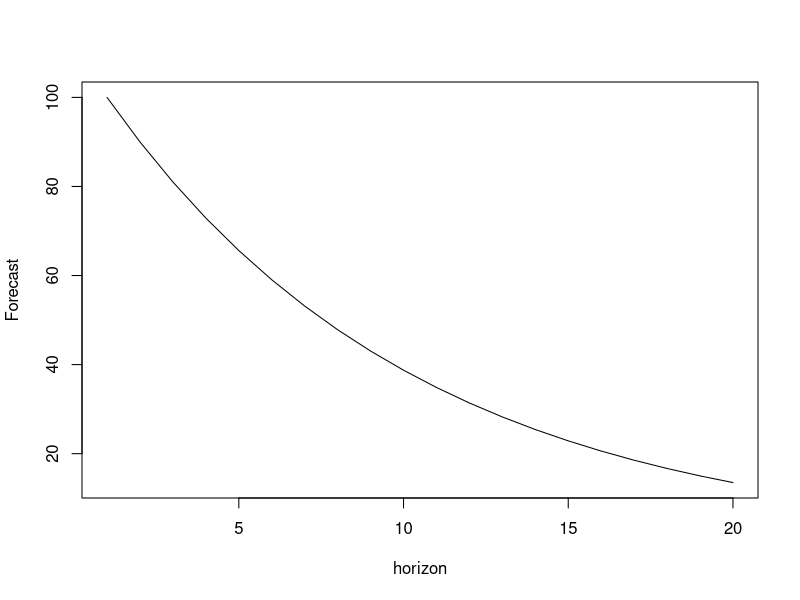
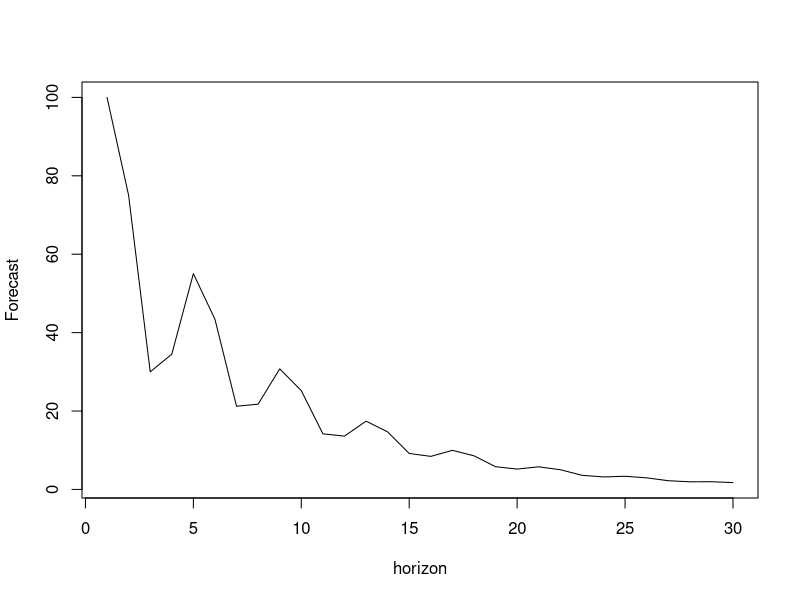
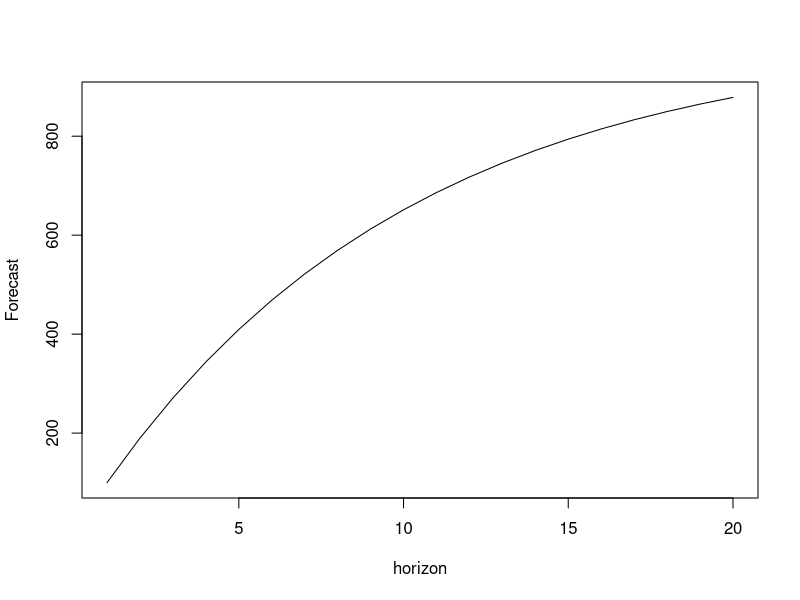
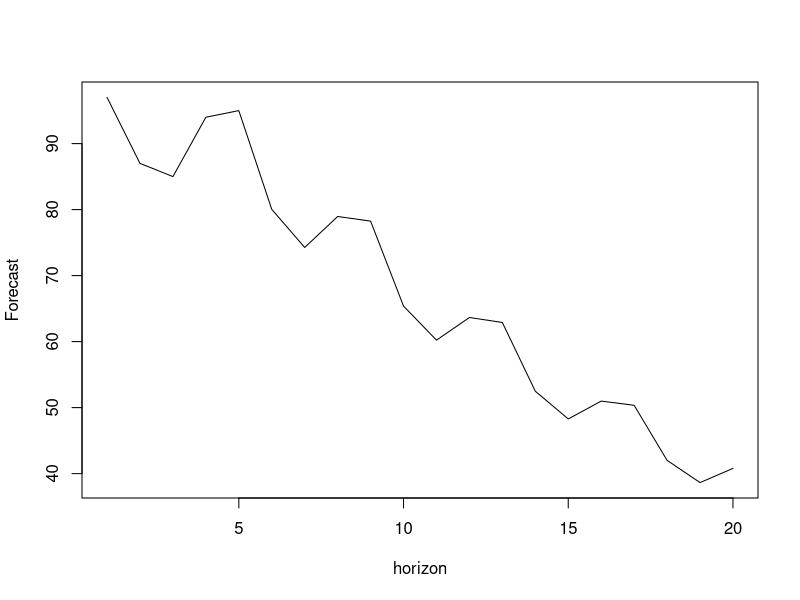
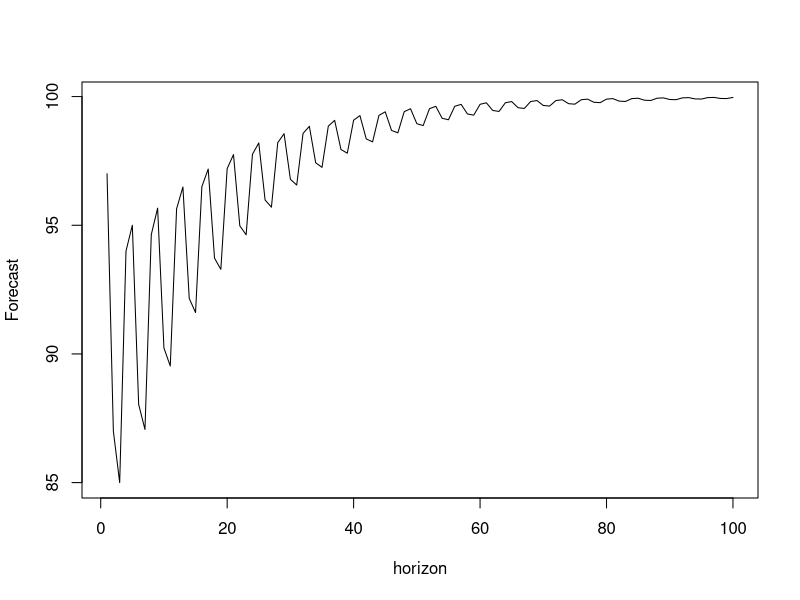
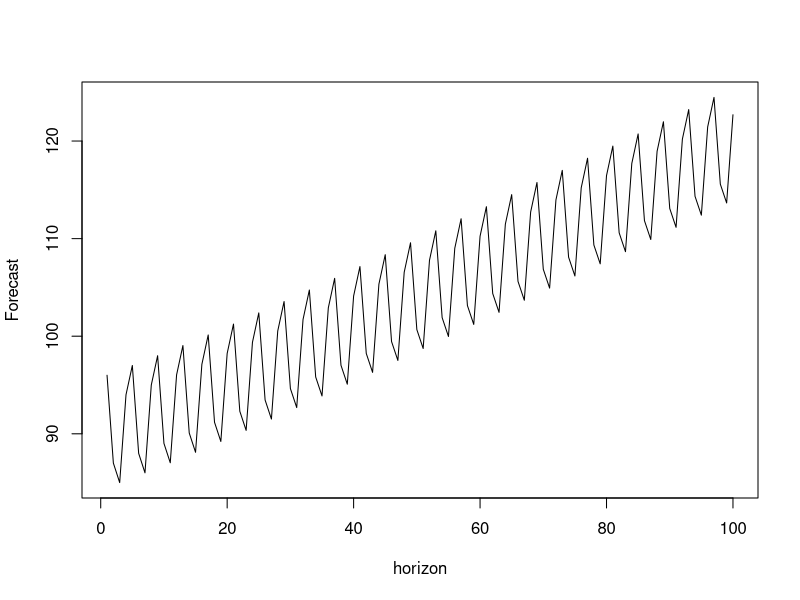
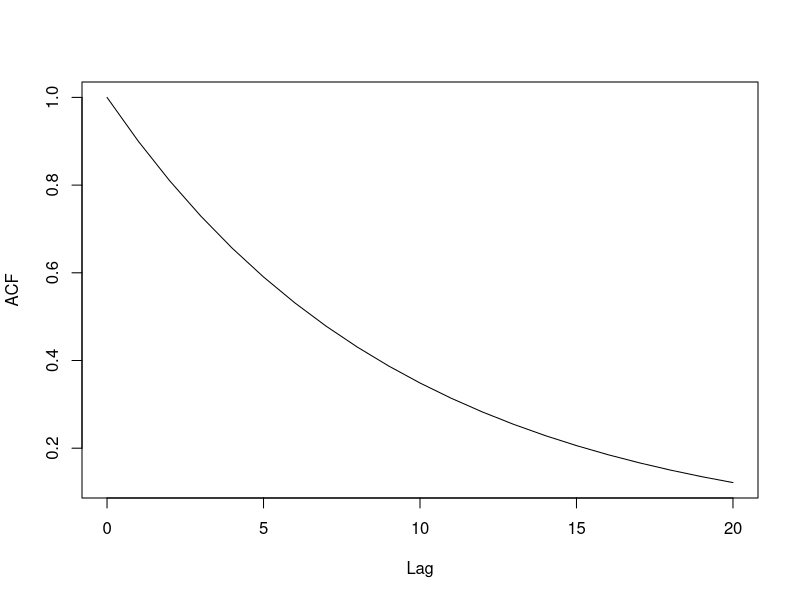

The R source for these figures, in order: (Note: this script raises an error after producing the figures.)
## ---- chunk 1
y <- vector("numeric", 20)
y[1] <- 100
phi <- 0.9
for(i in 2:length(y)){
    y[i] <- phi * y[i-1]
}
plot(y, type="l", xlab="horizon", ylab="Forecast")
## ---- chunk 2
y <- vector("numeric", 30)
y[1:3] <- c(100, 75, 30)
phi <- c(0.9,-0.7,0.6)
for(i in 4:30){
    y[i] <- phi[1] * y[i-1] + phi[2] * y[i-2] + phi[3] * y[i-3]
}
plot(y, type="l", xlab="horizon", ylab="Forecast")
## ---- chunk 3
y <- vector("numeric", 20)
y[1] <- 100
phi <- 0.9
for(i in 2:length(y)){
    y[i] <- 100 + phi * y[i-1]
}
plot(y, type="l", xlab="horizon", ylab="Forecast")
## ---- chunk 4
y <- vector("numeric", 20)
y[1:5] <- c(97,87,85,94,95)
phi <- c(0.6,0.8)
for(i in 6:length(y)){
    y[i] <- phi[1] * y[i-1] + phi[2] * y[i-4] - phi[1] * phi[2] * y[i-5]
}
plot(y, type="l", xlab="horizon", ylab="Forecast")
## ---- chunk 5
y <- vector("numeric", 100)
y[1:5] <- c(97,87,85,94,95)
phi <- c(0.6,0.8)
for(i in 6:length(y)){
    y[i] <- phi[1] * y[i-1] + phi[2] * y[i-4] - phi[1] * phi[2] * y[i-5] + 8
}
plot(y, type="l", xlab="horizon", ylab="Forecast")
## ---- chunk 6
y <- vector("numeric", 100)
y[1:9] <- c(96,87,85,94,97,88,86,95,98)
phi <- c(0.6,0.8)
for(i in 10:length(y)){
    y[i] <- phi[1] * y[i-1] + (1+phi[2]) * y[i-4] - (1+ phi[2]) *phi[1] * y[i-5] -
      phi[2] * y[i-8] + phi[1] * phi[2] * y[i-9] + 0.1
}
plot(y, type="l", xlab="horizon", ylab="Forecast")
## ---- chunk 7
y <- vector("numeric",21)
y[] <- 0.9^c(0:(length(y)-1))
plot(0:(length(y)-1), y, type="l", xlab="Lag", ylab="ACF")
## ---- chunk 8
# Generate data from ETS(A,N,N) with alpha=0.2
y <- sim.es("ANN", obs=120, persistence=0.2)
# Estimate ETS(A,N,N)
esModel <- es(y$data, "ANN")
# Estimate ARIMA(0,1,1)
ssarimaModel <- ssarima(y$data, c(0,1,1), initial="optimal")
## ---- chunk 9
# Loss values
setNames(c(esModel$lossValue, ssarimaModel$lossValue),
         c("ETS(A,N,N)","ARIMA(0,1,1)"))
# AIC
setNames(c(AIC(esModel), AIC(ssarimaModel)),
         c("ETS(A,N,N)","ARIMA(0,1,1)"))
## ---- chunk 10
# Smoothing parameter and theta_1
setNames(c(esModel$persistence, ssarimaModel$MA+1),
         c("ETS(A,N,N)","ARIMA(0,1,1)"))
## ---- chunk 11
par(mfcol=c(2,1))
plot(esModel,7)
plot(ssarimaModel,7)
